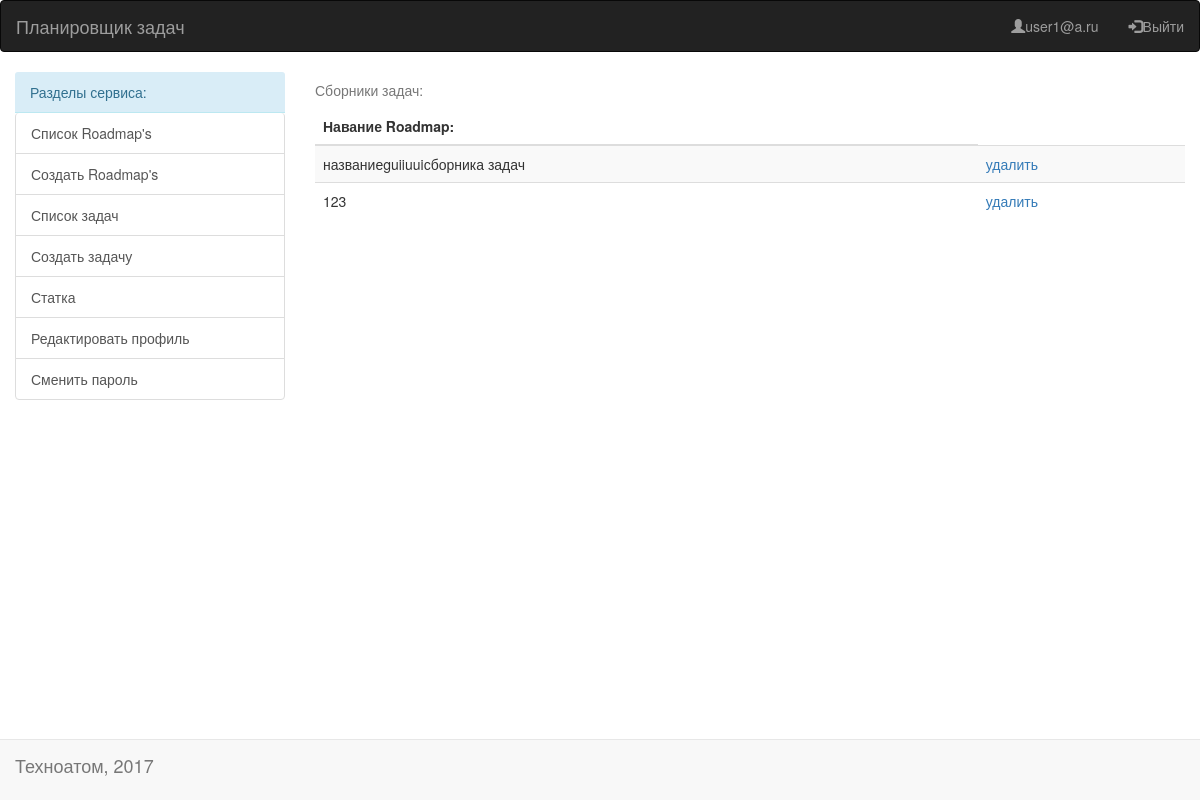
Page /viewRoads/ (signed in) on the earlier database version.
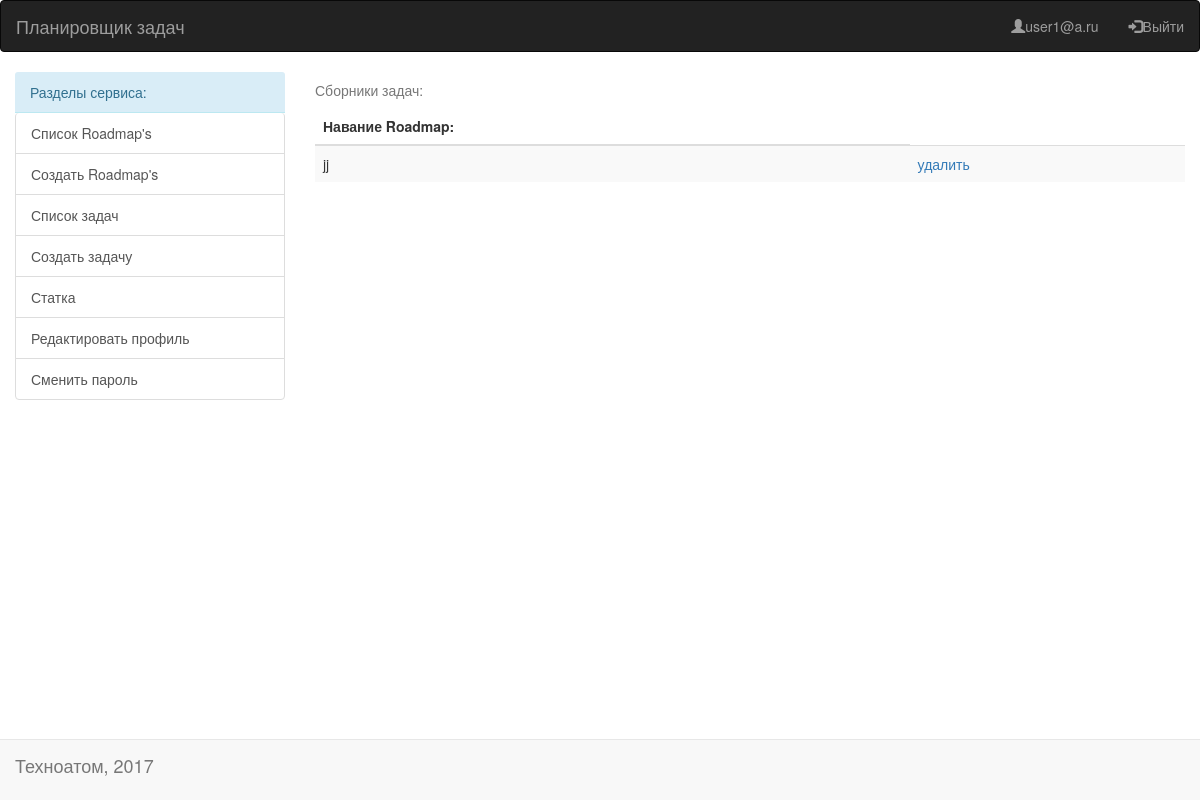
Same page on the later database version.
### create/models.py (models this page shows)
class Roadmap(models.Model):
    user = models.ForeignKey(settings.AUTH_USER_MODEL, on_delete=models.CASCADE)
    roadmap_name = models.CharField(max_length=50, verbose_name='Название Roadmap:')

### create/views.py (the view)
# urls.py: url(r'^viewRoads/$', all_roadmaps, name='all_roadmap'),
@login_required
def all_roadmaps(request):
    roads = Roadmap.objects.filter(user=request.user)
    return render(
        request, 'allroadmaps.html',
        {'tasks': roads}
    )

### templates/allroadmaps.html (shortened to what this page needs)
{% extends "base.html" %}
{% block content %}
{% if tasks.exists %}
<table class="table table-striped">
    <caption>Сборники задач:</caption>
    <thead>
    <tr>
        <th>Навание Roadmap:</th>
    </tr>
    </thead>
    {% for road in tasks %}
    <tr>
        <td>{{ road.roadmap_name }}</td>
        <td><a href={% url 'killer' road.id %}>удалить</a></td>
    </tr>
    {% endfor %}
</table>
{% else %}
<div class="well">Сборники отсутствуют, <a href={% url 'create_roadmap' %}>создать</a></div>
{% endif %}
{% endblock %}

Differences in the rows shown:
removed Roadmap: roadmap_name "названиеguiiuuiсборника задач"
removed Roadmap: roadmap_name "123"
added Roadmap: roadmap_name "jj"
